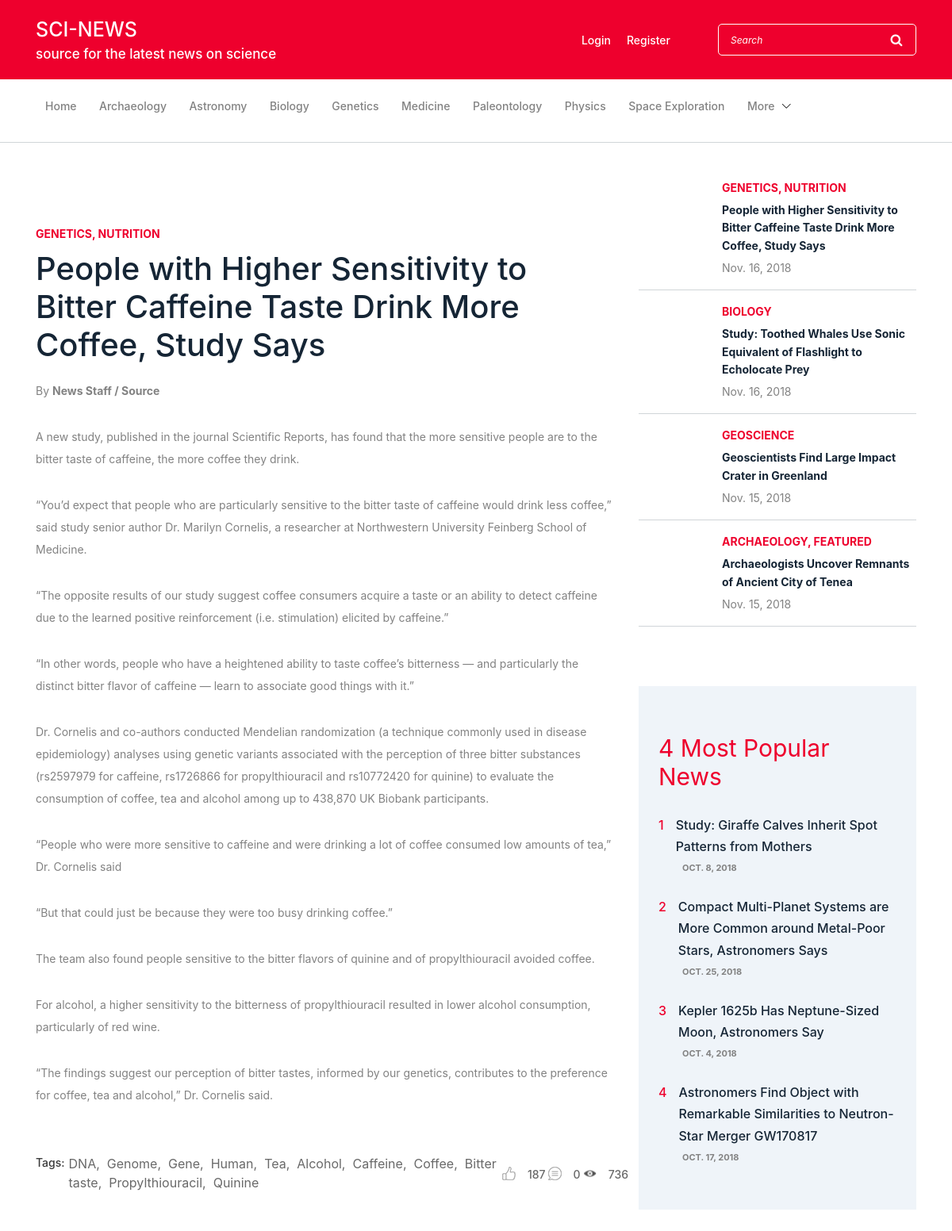
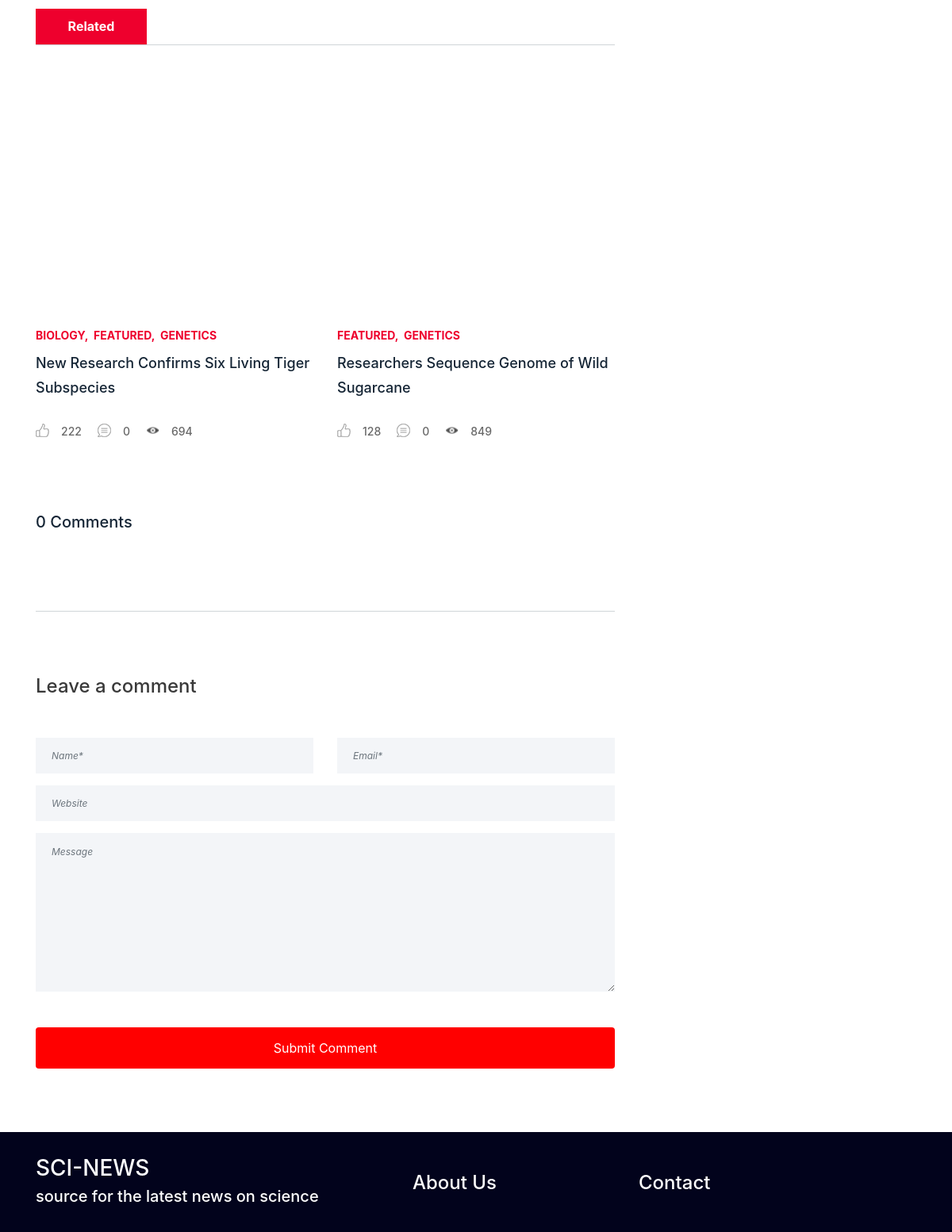
Page /single-post/people-with-higher-sensitivity-to-bitter-caffeine-taste-drink-more-coffee-study-says on the committed database (2 pictures, top to bottom).
### newspaper/models.py (models this page shows, shortened)
class Category(models.Model):
    name = models.CharField(max_length=255)
    slug = models.CharField(max_length=255, unique=True)
    description = models.TextField(null=True, blank=True)
    class Meta:
        verbose_name_plural = 'Categories'
        ordering = ['name']
    def __str__(self):
        return self.name

class News(models.Model):
    title = models.CharField(max_length=255)
    slug = models.CharField(max_length=255, unique=True)
    text = models.TextField()
    published_at = models.DateField()
    author = models.CharField(max_length=255)
    category = models.ManyToManyField('newspaper.Category')
    tags = models.ManyToManyField('newspaper.Tag')
    views = models.PositiveIntegerField(default=0)
    rating = models.IntegerField(default=0)
    news_source = models.URLField(null=True, blank=True)
    class Meta:
        verbose_name_plural = 'News'
        ordering = ['-published_at']

class Tag(models.Model):
    name = models.CharField(max_length=255)
    slug = models.CharField(max_length=255, unique=True)
    def __str__(self):
        return self.name

### newspaper/views.py (the view)
# urls.py: path('single-post/<slug:slug>', SingleNewsView.as_view(), name='single-post'),
class SingleNewsView(DetailView):
    template_name = 'single-post.html'
    model = News
    def get_context_data(self, **kwargs):
        context = super().get_context_data()
        related_news = News.objects.filter(category=self.object.category.first()).exclude(slug=self.object.slug)[:2].prefetch_related('category')
        reviews = Review.objects.filter(news=self.object, moderated=True)
        context['related_news'] = related_news
        context['reviews'] = reviews
        return context
    def post(self, *args, **kwargs):
        self.object = self.get_object()
        form = ReviewForm(self.request.POST)
        if form.is_valid():
            form.save(news=self.object)
            messages.add_message(self.request, messages.INFO, 'Thanks! Your review is on moderation.')
            return redirect('newspaper:single-post', slug=self.object.slug)
        else:
            logger.warning(form)
            messages.add_message(self.request, messages.INFO, 'Incorrect data')
            context = self.get_context_data()
            context['form'] = form
        return self.render_to_response(context)

### newspaper/templates/single-post.html (shortened to what this page needs)
{% extends 'base.html' %}
{% load static %}
{% block content %}
    <div class="blog-area section-padding-0-80" style="margin-top: 50px">
        <div class="container">
            <div class="row">
                <div class="col-12 col-lg-8">
                    <div class="blog-posts-area">
                        <div class="single-blog-post featured-post single-post">
                            <div class="post-thumb">
                            </div>
                            <div class="post-data">
                                <a href="#" class="post-catagory">
                                    {% for category in news.category.all %}
                                        {% if category == news.category.last %}
                                            {{ category }}
                                        {% else %}
                                            {{ category }},
                                        {% endif %}
                                    {% endfor %}
                                </a>
                                <a href="#" class="post-title">
                                    <h6> {{ news.title }} </h6>
                                </a>
                                <div class="post-meta">
                                    <p class="post-author">By <span style="font-weight: bold"> {{ news.author }}</span></p>
                                    {{ news.text|safe }}
                                    <div class="newspaper-post-like d-flex align-items-center justify-content-between">
                                        <div class="newspaper-tags d-flex" style="color: dimgrey">
                                            <span>Tags:</span>
                                                {% for tag in news.tags.all %}
                                                    {% if tag == news.tags.last %}
                                                        {{ tag }}
                                                    {% else %}
                                                        {{ tag }},&nbsp
                                                    {% endif %}
                                                {% endfor %}
                                        </div>
                                        <div class="d-flex align-items-center post-like--comments">
                                            <a href="#" class="post-like"><img src="../../static/img/core-img/like.png" alt=""> <span>{{ news.rating }}</span></a>
                                            <a href="#" class="post-comment"><img src="../../static/img/core-img/chat.png" alt=""> <span> 0 </span></a>
                                            <a href="#" class="post-comment"><img src="../../static/img/core-img/views.png " style="width: 17px; height: 17px" alt=""> <span> {{ news.views }} </span></a>
                                        </div>
                                    </div>
                                </div>
                            </div>
                        </div>
                        <div class="section-heading">
                            <h6>Related</h6>
                        </div>
                        <div class="row">
                            {% for r_news in related_news %}
                                <div class="col-12 col-md-6">
                                    <div class="single-blog-post style-3 mb-80">
                                        <div class="post-thumb" style="
                                              position: relative;
                                              width: 250px;
                                              height: 250px;
                                              overflow: hidden;
                                              display: flex;
                                              align-items: center">
                                        </div>
                                        <div class="post-data">
                                            <a href="#" class="post-catagory">
                                                {% for category in r_news.category.all %}
                                                    {% if category == r_news.category.last %}
                                                        {{ category }}
                                                    {% else %}
                                                        {{ category }},&nbsp
                                                    {% endif %}
                                                {% endfor %}
                                            </a>
                                            <a href="{% url "newspaper:single-post" r_news.slug %}" class="post-title">
                                                <h6> {{ r_news.title }} </h6>
                                            </a>
                                            <div class="post-meta d-flex align-items-center">
                                                <a href="#" class="post-like"><img src="../../static/img/core-img/like.png" alt=""> <span>{{ r_news.rating }}</span></a>
                                                <a href="#" class="post-comment"><img src="../../static/img/core-img/chat.png" alt=""> <span> 0 </span></a>
                                                <a href="#" class="post-comment"><img src="../../static/img/core-img/views.png " style="width: 17px; height: 17px" alt=""> <span> {{ r_news.views }} </span></a>
                                            </div>
                                        </div>
                                    </div>
                                </div>
                            {% endfor %}
                        </div>
                        <div class="comment_area clearfix">
                            <h5 class="title"> {{ reviews.count }} Comment{{ reviews.count|pluralize }} </h5>
                        </div>
                        <div class="post-a-comment-area section-padding-80-0">
                            <h4>Leave a comment</h4>
                            <div class="contact-form-area">
                                <form action="{% url 'newspaper:single-post' news.slug %}" method="post"> {% csrf_token %}
                                    <div class="row">
                                        <div class="col-12 col-lg-6">
                                            <input type="text" class="form-control" name="name" id="name" placeholder="Name*">
                                        </div>
                                        <div class="col-12 col-lg-6">
                                            <input type="email" class="form-control" name="email" id="email" placeholder="Email*">
                                        </div>
                                        <div class="col-12">
                                            <input type="text" class="form-control" name="web_site" id="subject" placeholder="Website">
                                        </div>
                                        <div class="col-12">
                                            <textarea class="form-control" name="text" id="message" cols="30" rows="10" placeholder="Message"></textarea>
                                        </div>
                                        <div class="col-12 text-center">
                                            <button class="btn newspaper-btn mt-30 w-100" type="submit" style="background-color: red; color: white">Submit Comment</button>
                                        </div>
                                    </div>
                                </form>
                            </div>
                        </div>
                    </div>
                </div>
                <div class="col-12 col-md-6 col-lg-4">
                    {% include 'latest_news.html' %}
                    <div style="margin-top: 75px">
                        {% include 'popular_news.html' %}
                    </div>
                </div>
            </div>
        </div>
    </div>
{% endblock content %}

### newspaper/templates/base.html (shortened to what this page needs)
<!DOCTYPE html>
<html lang="en">
{% load static %}
<head>
    <link rel="stylesheet" href=" {% static 'style.css' %} ">
    <link rel="stylesheet" href=" {% static 'css/custom.css' %} ">
    <link rel="stylesheet" href="https://stackpath.bootstrapcdn.com/bootstrap/4.3.1/css/bootstrap.min.css">
</head>
<body>
    {% include 'header.html' %}
    {% block content %}
    {% endblock content %}
    {% include 'footer.html' %}
</body>
</html>

### newspaper/templates/header.html (shortened to what this page needs)
<header class="header-area">
        <div class="top-header-area">
            <div class="container">
                <div class="row">
                    <div class="col-12">
                        <div class="top-header-content d-flex align-items-center justify-content-between">
                            <div class="logo">
                                <a href={% url 'newspaper:index'%}>
                                    <span style="color: white; font-size: 25px"> SCI-NEWS </span>
                                    <br>
                                    <span style="color: white; font-size: 17px"> source for the latest news on science</span>
                            </div>
                            <div class="login-search-area d-flex align-items-center">
                                <div class="login d-flex">
                                    <a href="#">Login</a>
                                    <a href="#">Register</a>
                                </div>
                                <div class="search-form">
                                    <form action="{% url 'newspaper:search' %}" method="get">
                                        <input type="search" name="search" class="form-control" placeholder="Search">
                                        <button type="submit"><i class="fa fa-search" aria-hidden="true"></i></button>
                                    </form>
                                </div>
                            </div>
                        </div>
                    </div>
                </div>
            </div>
        </div>
        <div class="newspaper-main-menu" id="stickyMenu">
            <div class="classy-nav-container breakpoint-off">
                <div class="container">
                    <nav class="classy-navbar justify-content-between" id="newspaperNav">
                        <div class="classy-menu">
                            <div class="classynav">
                                <ul>
                                    <li><a href={% url 'newspaper:index'%}> Home </a></li>
                                    {% for category in main_categories %}
                                        <li><a href="{% url 'newspaper:categories-post' category.slug %}"> {{ category.name }} </a></li>
                                    {% endfor %}
                                    <li><a href="#"> More </a>
                                    </li>
                                </ul>
                            </div>
                        </div>
                    </nav>
                </div>
            </div>
        </div>
    </header>

### newspaper/templates/latest_news.html (shortened to what this page needs)
{% load static %}
{% for news_one in latest_news %}
    <div class="single-blog-post small-featured-post d-flex">
        <div class="post-thumb" style="display: flex; align-items: center;">
        </div>
        <div class="post-data">
            <span class="post-catagory">
                {% for category in news_one.category.all %}
                    {% if category == news_one.category.last %}
                        {{ category }}
                    {% else %}
                        {{ category }},
                    {% endif %}
                {% endfor %}
            </span>
            <div class="post-meta">
                <a href="{% url "newspaper:single-post" news_one.slug %}" class="post-title">
                    <h6> {{ news_one.title }} </h6>
                </a>
                <p class="post-date"><span>{{ news_one.published_at}}</span></p>
            </div>
        </div>
    </div>
{% endfor %}

### newspaper/templates/popular_news.html
<div class="popular-news-widget mb-30">
    <h3>4 Most Popular News</h3>
    {% for single_news in top_news %}
        <div class="single-popular-post">
            <a href="{% url 'newspaper:single-post' single_news.slug %}">
                <h6><span>{{ forloop.counter }}</span> {{ single_news.title }}</h6>
            </a>
            <p>{{ single_news.published_at }}</p>
        </div>
    {% endfor %}
</div>

### newspaper/templates/footer.html
<footer class="footer-area">
        <div class="main-footer-area">
            <div class="container">
                <div class="row">
                    <div class="col-12 col-sm-6 col-lg-5">
                        <div class="footer-widget-area mb-15" style="margin-top: 24px !important;">
                            <div class="footer-logo">
                                <a href= "{% url 'newspaper:index' %}">
                                    <span style="color: white; font-size: 28px"> SCI-NEWS </span>
                                    <br>
                                    <span style="color: white; font-size: 20px"> source for the latest news on science</span>
                                </a>
                            </div>
                        </div>
                    </div>
                    <div class="col-12 col-sm-4 col-lg-3">
                        <div class="footer-widget-area mt-50">
                            <a href="{% url 'newspaper:about' %}"> <h4 class="widget-title"> About Us </h4> </a>
                        </div>
                    </div>
                    <div class="col-12 col-sm-5 col-lg-2">
                        <div class="footer-widget-area mt-50 mb-30">
                             <a href="{% url 'newspaper:contact' %}"> <h4 class="widget-title"> Contact </h4> </a>
                        </div>
                    </div>
                </div>
            </div>
        </div>
    </footer>

### rows in the picture
Category: name "Archaeology", name "ARCHAEOLOGY"
Category: name "Astronomy"
Category: name "Biology", name "BIOLOGY"
Category: name "Genetics", name "GENETICS"
Category: name "Medicine"
Category: name "Paleontology"
Category: name "Physics"
Category: name "Space Exploration"
Category: name "NUTRITION"
News: title "People with Higher Sensitivity to Bitter Caffeine Taste Drink More Coffee, Study Says", author "News Staff / Source", text "A new study, published in the journal Scientific Reports, has found that the more sensitive people are to the bitter taste of caffeine, the more coffee they drink. “You’d expect that people who are particularly sensitive to the bitter taste of caffeine would drink less coffee,” said study senior author Dr. Marilyn Cornelis, a researcher at Northwestern University Feinberg School of Medicine. “The opposite results of our study suggest coffee consumers acquire a taste or an ability to detect caffeine due to the learned positive reinforcement (i.e. stimulation) elicited by caffeine.” “In other words, people who have a heightened ability to taste coffee’s bitterness — and particularly the…", rating "187", views "736", published_at "Nov. 16, 2018"
Tag: name "DNA"
Tag: name "Genome"
Tag: name "Gene"
Tag: name "Human"
Tag: name "Tea"
Tag: name "Alcohol"
Tag: name "Caffeine"
Tag: name "Coffee"
Tag: name "Bitter taste"
Tag: name "Propylthiouracil"
Tag: name "Quinine"
News: title "New Research Confirms Six Living Tiger Subspecies", rating "222", views "694"
Category: name "FEATURED"
News: title "Researchers Sequence Genome of Wild Sugarcane", rating "128", views "849"
News: title "Study: Toothed Whales Use Sonic Equivalent of Flashlight to Echolocate Prey", published_at "Nov. 16, 2018"
News: title "Geoscientists Find Large Impact Crater in Greenland", published_at "Nov. 15, 2018"
Category: name "GEOSCIENCE"
News: title "Archaeologists Uncover Remnants of Ancient City of Tenea", published_at "Nov. 15, 2018"
News: title "Study: Giraffe Calves Inherit Spot Patterns from Mothers", published_at "OCT. 8, 2018"
News: title "Compact Multi-Planet Systems are More Common around Metal-Poor Stars, Astronomers Says", published_at "OCT. 25, 2018"
News: title "Kepler 1625b Has Neptune-Sized Moon, Astronomers Say", published_at "OCT. 4, 2018"
News: title "Astronomers Find Object with Remarkable Similarities to Neutron-Star Merger GW170817", published_at "OCT. 17, 2018"

### other values in the picture
{{ reviews.count }} "0"
